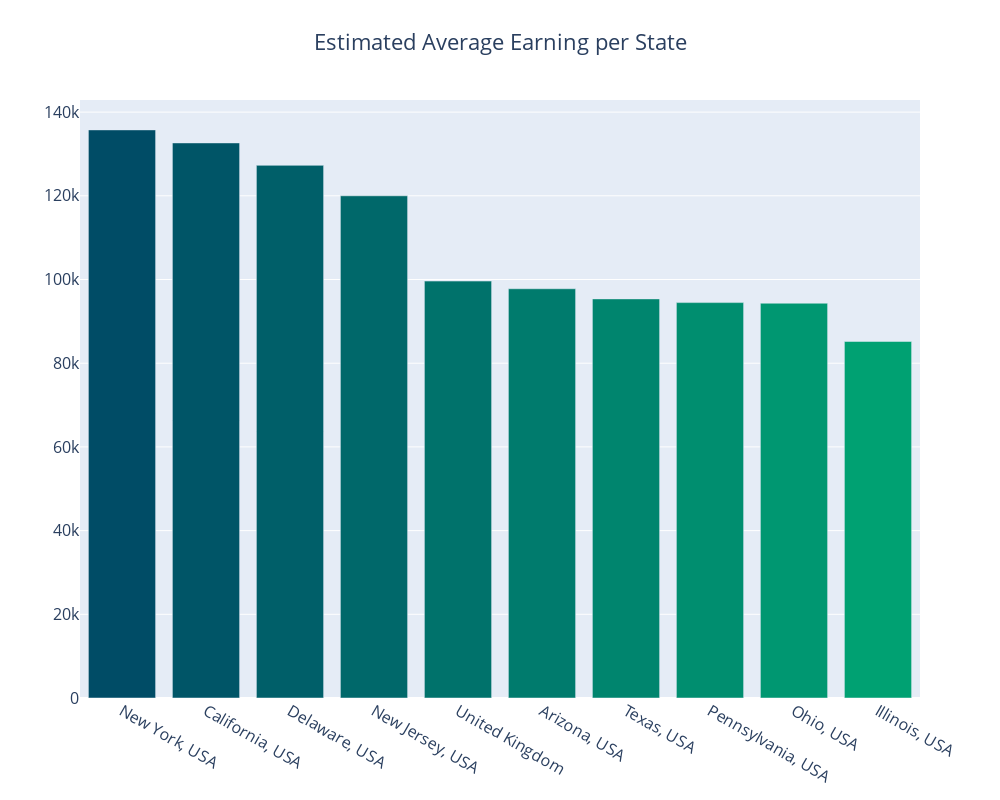

Notebook code for this chart:
### Code cell
plotlyplot(money_state, 10, "Estimated Average Earning per State")

### Figure 1 — Plotly figure (JSON) as saved in the notebook; plotly's stock layout.template omitted (floating-point values rounded to 4 significant figures)
{"data": [{"marker": {"color": ["#004c66", "#005567", "#005f69", "#00686a", "#00726b", "#007b6d", "#00856e", "#008e6f", "#009771", "#00a172", "#00aa73", "#00b474", "#00bd76", "#00c677", "#00d078", "#00d97a", "#00e37b", "#00ec7c", "#00f67e", "#00ff7f"]}, "type": "bar", "x": ["New York, USA", "California, USA", "Delaware, USA", "New Jersey, USA", "United Kingdom", "Arizona, USA", "Texas, USA", "Pennsylvania, USA", "Ohio, USA", "Illinois, USA"], "y": [135700.0, 132600.0, 127300.0, 120000, 99625, 97790.0, 95370.0, 94480.0, 94330.0, 85190.0]}], "layout": {"font": {"size": 16}, "height": 800, "title": {"text": "Estimated Average Earning per State", "x": 0.5}, "width": 1000, "xaxis": {"autorange": true, "range": [-0.5, 9.5], "type": "category"}, "yaxis": {"autorange": true, "range": [0, 142900.0], "type": "linear"}}}
